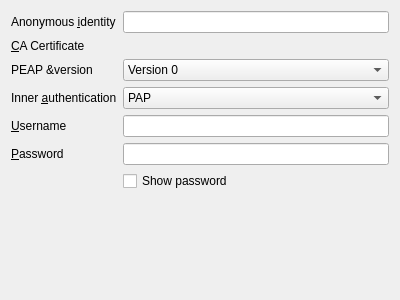
<ui version="4.0" >
 <class>Peap</class>
 <widget class="QWidget" name="Peap" >
  <property name="geometry" >
   <rect>
    <x>0</x>
    <y>0</y>
    <width>400</width>
    <height>300</height>
   </rect>
  </property>
  <layout class="QVBoxLayout" name="verticalLayout" >
   <item>
    <layout class="QGridLayout" name="gridLayout" >
     <item row="0" column="0" >
      <widget class="QLabel" name="label" >
       <property name="text" >
        <string>Anonymous &amp;identity</string>
       </property>
       <property name="buddy" >
        <cstring>anonymousidentity</cstring>
       </property>
      </widget>
     </item>
     <item row="0" column="1" >
      <widget class="KLineEdit" name="anonymousidentity" />
     </item>
     <item row="1" column="0" >
      <widget class="QLabel" name="label_3" >
       <property name="text" >
        <string>&amp;CA Certificate</string>
       </property>
       <property name="buddy" >
        <cstring>cacert</cstring>
       </property>
      </widget>
     </item>
     <item row="1" column="1" >
      <widget class="KUrlRequester" name="cacert" />
     </item>
     <item row="2" column="0" >
      <widget class="QLabel" name="label_6" >
       <property name="text" >
        <string>PEAP &amp;version</string>
       </property>
      </widget>
     </item>
     <item row="3" column="0" >
      <widget class="QLabel" name="label_2" >
       <property name="text" >
        <string>Inner &amp;authentication</string>
       </property>
       <property name="buddy" >
        <cstring>phase2autheap</cstring>
       </property>
      </widget>
     </item>
     <item row="3" column="1" >
      <widget class="KComboBox" name="phase2autheap" >
       <item>
        <property name="text" >
         <string>PAP</string>
        </property>
       </item>
       <item>
        <property name="text" >
         <string>MSCHAP</string>
        </property>
       </item>
       <item>
        <property name="text" >
         <string>MSCHAPv2</string>
        </property>
       </item>
       <item>
        <property name="text" >
         <string>CHAP</string>
        </property>
       </item>
      </widget>
     </item>
     <item row="4" column="0" >
      <widget class="QLabel" name="label_4" >
       <property name="text" >
        <string>&amp;Username</string>
       </property>
       <property name="buddy" >
        <cstring>identity</cstring>
       </property>
      </widget>
     </item>
     <item row="4" column="1" >
      <widget class="KLineEdit" name="identity" />
     </item>
     <item row="5" column="0" >
      <widget class="QLabel" name="label_5" >
       <property name="text" >
        <string>&amp;Password</string>
       </property>
       <property name="buddy" >
        <cstring>password</cstring>
       </property>
      </widget>
     </item>
     <item row="5" column="1" >
      <widget class="KLineEdit" name="password" />
     </item>
     <item row="6" column="1" >
      <widget class="QCheckBox" name="chkShowPassword" >
       <property name="text" >
        <string>Show password</string>
       </property>
      </widget>
     </item>
     <item row="2" column="1" >
      <widget class="KComboBox" name="kcfg_phase1peapver" >
       <item>
        <property name="text" >
         <string>Version 0</string>
        </property>
       </item>
       <item>
        <property name="text" >
         <string>Version 1</string>
        </property>
       </item>
      </widget>
     </item>
    </layout>
   </item>
   <item>
    <spacer name="verticalSpacer" >
     <property name="orientation" >
      <enum>Qt::Vertical</enum>
     </property>
     <property name="sizeHint" stdset="0" >
      <size>
       <width>20</width>
       <height>50</height>
      </size>
     </property>
    </spacer>
   </item>
  </layout>
 </widget>
 <customwidgets>
  <customwidget>
   <class>KComboBox</class>
   <extends>QComboBox</extends>
   <header>kcombobox.h</header>
  </customwidget>
  <customwidget>
   <class>KLineEdit</class>
   <extends>QLineEdit</extends>
   <header>klineedit.h</header>
  </customwidget>
  <customwidget>
   <class>KUrlRequester</class>
   <extends>QFrame</extends>
   <header>kurlrequester.h</header>
  </customwidget>
 </customwidgets>
 <resources/>
 <connections/>
</ui>
